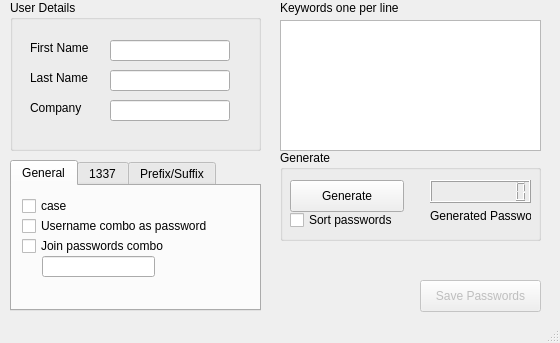
<?xml version="1.0" encoding="UTF-8"?>
<ui version="4.0">
 <class>MainWindow</class>
 <widget class="QMainWindow" name="MainWindow">
  <property name="geometry">
   <rect>
    <x>0</x>
    <y>0</y>
    <width>560</width>
    <height>343</height>
   </rect>
  </property>
  <property name="windowTitle">
   <string>Braindead Password Generator</string>
  </property>
  <widget class="QWidget" name="centralWidget">
   <widget class="QGroupBox" name="groupBox">
    <property name="geometry">
     <rect>
      <x>10</x>
      <y>0</y>
      <width>251</width>
      <height>151</height>
     </rect>
    </property>
    <property name="title">
     <string>User Details</string>
    </property>
    <widget class="QLineEdit" name="lineEditFirstName">
     <property name="geometry">
      <rect>
       <x>100</x>
       <y>40</y>
       <width>120</width>
       <height>21</height>
      </rect>
     </property>
    </widget>
    <widget class="QLabel" name="labelFirstName">
     <property name="geometry">
      <rect>
       <x>20</x>
       <y>40</y>
       <width>81</width>
       <height>16</height>
      </rect>
     </property>
     <property name="text">
      <string>First Name</string>
     </property>
     <property name="buddy">
      <cstring>textEditFirstName
</cstring>
     </property>
    </widget>
    <widget class="QLabel" name="labelLastName">
     <property name="geometry">
      <rect>
       <x>20</x>
       <y>70</y>
       <width>81</width>
       <height>16</height>
      </rect>
     </property>
     <property name="text">
      <string>Last Name</string>
     </property>
     <property name="buddy">
      <cstring>textEditFirstName
</cstring>
     </property>
    </widget>
    <widget class="QLineEdit" name="lineEditLastName">
     <property name="geometry">
      <rect>
       <x>100</x>
       <y>70</y>
       <width>120</width>
       <height>21</height>
      </rect>
     </property>
    </widget>
    <widget class="QLineEdit" name="lineEditCompany">
     <property name="geometry">
      <rect>
       <x>100</x>
       <y>100</y>
       <width>120</width>
       <height>21</height>
      </rect>
     </property>
    </widget>
    <widget class="QLabel" name="labelCompany">
     <property name="geometry">
      <rect>
       <x>20</x>
       <y>100</y>
       <width>81</width>
       <height>16</height>
      </rect>
     </property>
     <property name="text">
      <string>Company</string>
     </property>
     <property name="buddy">
      <cstring>textEditFirstName
</cstring>
     </property>
    </widget>
   </widget>
   <widget class="QPlainTextEdit" name="plainTextEditKeywords">
    <property name="geometry">
     <rect>
      <x>280</x>
      <y>20</y>
      <width>261</width>
      <height>131</height>
     </rect>
    </property>
   </widget>
   <widget class="QLabel" name="labelKeywords">
    <property name="geometry">
     <rect>
      <x>280</x>
      <y>0</y>
      <width>171</width>
      <height>16</height>
     </rect>
    </property>
    <property name="text">
     <string>Keywords one per line</string>
    </property>
   </widget>
   <widget class="QTabWidget" name="tabWidget">
    <property name="geometry">
     <rect>
      <x>10</x>
      <y>160</y>
      <width>251</width>
      <height>151</height>
     </rect>
    </property>
    <property name="currentIndex">
     <number>0</number>
    </property>
    <widget class="QWidget" name="General">
     <attribute name="title">
      <string>General</string>
     </attribute>
     <widget class="QCheckBox" name="checkBoxCase">
      <property name="geometry">
       <rect>
        <x>10</x>
        <y>10</y>
        <width>87</width>
        <height>20</height>
       </rect>
      </property>
      <property name="statusTip">
       <string>WIll transform all passwords case to upper,lower and title</string>
      </property>
      <property name="text">
       <string>case</string>
      </property>
     </widget>
     <widget class="QCheckBox" name="checkBoxUsernameCombo">
      <property name="geometry">
       <rect>
        <x>10</x>
        <y>30</y>
        <width>221</width>
        <height>20</height>
       </rect>
      </property>
      <property name="statusTip">
       <string>Will generate passwords based on possible usernames of user.</string>
      </property>
      <property name="text">
       <string>Username combo as password</string>
      </property>
     </widget>
     <widget class="QCheckBox" name="checkBoxPasswordJoin">
      <property name="geometry">
       <rect>
        <x>10</x>
        <y>50</y>
        <width>191</width>
        <height>20</height>
       </rect>
      </property>
      <property name="statusTip">
       <string>Joins two passwords together.</string>
      </property>
      <property name="text">
       <string>Join passwords combo</string>
      </property>
     </widget>
     <widget class="QLineEdit" name="lineEditPasswordJoinChars">
      <property name="geometry">
       <rect>
        <x>30</x>
        <y>70</y>
        <width>113</width>
        <height>21</height>
       </rect>
      </property>
     </widget>
    </widget>
    <widget class="QWidget" name="tab_2">
     <attribute name="title">
      <string>1337</string>
     </attribute>
     <widget class="QCheckBox" name="checkBoxLeet">
      <property name="geometry">
       <rect>
        <x>10</x>
        <y>10</y>
        <width>131</width>
        <height>20</height>
       </rect>
      </property>
      <property name="statusTip">
       <string>Will leet just one letter in password with every combination.</string>
      </property>
      <property name="text">
       <string>Leet One</string>
      </property>
     </widget>
     <widget class="QCheckBox" name="checkBoxLeetAll">
      <property name="geometry">
       <rect>
        <x>10</x>
        <y>30</y>
        <width>131</width>
        <height>20</height>
       </rect>
      </property>
      <property name="statusTip">
       <string>Will leet all leetable letters in password.</string>
      </property>
      <property name="text">
       <string>Leet All</string>
      </property>
     </widget>
    </widget>
    <widget class="QWidget" name="tab_3">
     <attribute name="title">
      <string>Prefix/Suffix</string>
     </attribute>
     <widget class="QLineEdit" name="lineEditPrefixSymbols">
      <property name="geometry">
       <rect>
        <x>110</x>
        <y>10</y>
        <width>113</width>
        <height>21</height>
       </rect>
      </property>
      <property name="toolTip">
       <string>Comma seperated list of symbols to prefix each word.</string>
      </property>
      <property name="statusTip">
       <string>Comma seperated list of symbols to prefix each word.</string>
      </property>
     </widget>
     <widget class="QLabel" name="label_2">
      <property name="geometry">
       <rect>
        <x>10</x>
        <y>10</y>
        <width>91</width>
        <height>16</height>
       </rect>
      </property>
      <property name="text">
       <string>Prefix Symbols</string>
      </property>
     </widget>
     <widget class="QLabel" name="label_3">
      <property name="geometry">
       <rect>
        <x>10</x>
        <y>40</y>
        <width>91</width>
        <height>16</height>
       </rect>
      </property>
      <property name="text">
       <string>Suffix Symbols</string>
      </property>
     </widget>
     <widget class="QLineEdit" name="lineEditSuffixSymbols_2">
      <property name="geometry">
       <rect>
        <x>110</x>
        <y>40</y>
        <width>113</width>
        <height>21</height>
       </rect>
      </property>
      <property name="toolTip">
       <string>Comma seperated list of symbols to suffix each word.</string>
      </property>
      <property name="statusTip">
       <string>Comma seperated list of symbols to suffix each word.</string>
      </property>
     </widget>
    </widget>
   </widget>
   <widget class="QPushButton" name="pushButtonSavePasswords">
    <property name="enabled">
     <bool>false</bool>
    </property>
    <property name="geometry">
     <rect>
      <x>420</x>
      <y>280</y>
      <width>121</width>
      <height>32</height>
     </rect>
    </property>
    <property name="text">
     <string>Save Passwords</string>
    </property>
   </widget>
   <widget class="QGroupBox" name="groupBox_2">
    <property name="geometry">
     <rect>
      <x>280</x>
      <y>150</y>
      <width>261</width>
      <height>91</height>
     </rect>
    </property>
    <property name="title">
     <string>Generate</string>
    </property>
    <widget class="QPushButton" name="pushButton">
     <property name="geometry">
      <rect>
       <x>10</x>
       <y>30</y>
       <width>114</width>
       <height>32</height>
      </rect>
     </property>
     <property name="text">
      <string>Generate</string>
     </property>
    </widget>
    <widget class="QLCDNumber" name="lcdNumber">
     <property name="geometry">
      <rect>
       <x>150</x>
       <y>30</y>
       <width>101</width>
       <height>23</height>
      </rect>
     </property>
     <property name="digitCount">
      <number>9</number>
     </property>
    </widget>
    <widget class="QLabel" name="label">
     <property name="geometry">
      <rect>
       <x>150</x>
       <y>50</y>
       <width>101</width>
       <height>31</height>
      </rect>
     </property>
     <property name="font">
      <font>
       <family>Lucida Grande</family>
       <pointsize>9</pointsize>
      </font>
     </property>
     <property name="text">
      <string>Generated Passwords</string>
     </property>
    </widget>
    <widget class="QCheckBox" name="checkBoxSortPasswords">
     <property name="geometry">
      <rect>
       <x>10</x>
       <y>60</y>
       <width>121</width>
       <height>20</height>
      </rect>
     </property>
     <property name="text">
      <string>Sort passwords</string>
     </property>
    </widget>
   </widget>
  </widget>
  <widget class="QStatusBar" name="statusBar"/>
 </widget>
 <layoutdefault spacing="6" margin="11"/>
 <resources/>
 <connections/>
</ui>
